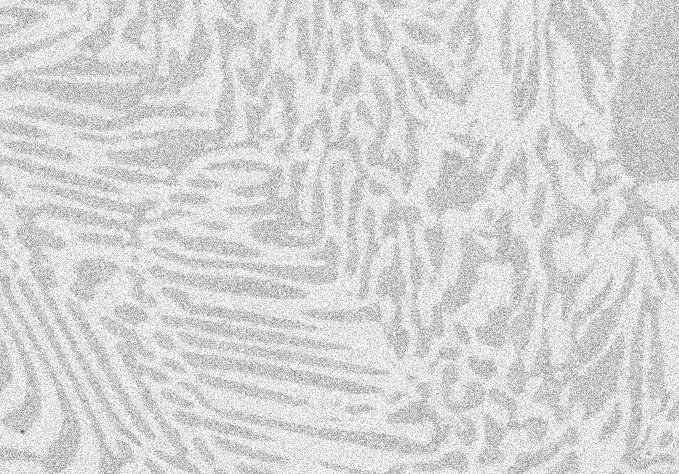
#> input picture Random Walker Segmentation in Python/Alloy_noisy.jpg, 679 x 474 px
$ python 'Random Walker.py'
#> lines starting #> are read from the running program, lines starting #| are printed output that depends on the picture; after the words box and inside, x2 and y2 are one past the last pixel; in counts of white or black regions, pixels touching at a corner belong together


import matplotlib.pyplot as plt
from skimage import io, img_as_float
import numpy as np


img = img_as_float(io.imread("Alloy_noisy.jpg"))
#> img: shape (474, 679) float64; min 0.247, max 1, mean 0.837

plt.hist(img.flat, bins=100, range=(0, 1))

# Very noisy image so histogram looks horrible. Let us denoise and see if it helps.

from skimage.restoration import denoise_nl_means, estimate_sigma

sigma_est = np.mean(estimate_sigma(img,  channel_axis=-1))
#> sigma_est = 0.0894
denoise_img = denoise_nl_means(img, h=1.15 * sigma_est, fast_mode=True,
                               patch_size=5, patch_distance=3)

#plt.hist(denoise_img.flat, bins=100, range=(0, 1))
#Much better histogram and now we can see two separate peaks.
#Still close enough so cannot use histogram based segmentation.
#Let us see if we can get any better by some preprocessing.
#Let's try histogram equalization


from skimage import exposure   #Contains functions for hist. equalization

eq_img = exposure.equalize_hist(denoise_img)
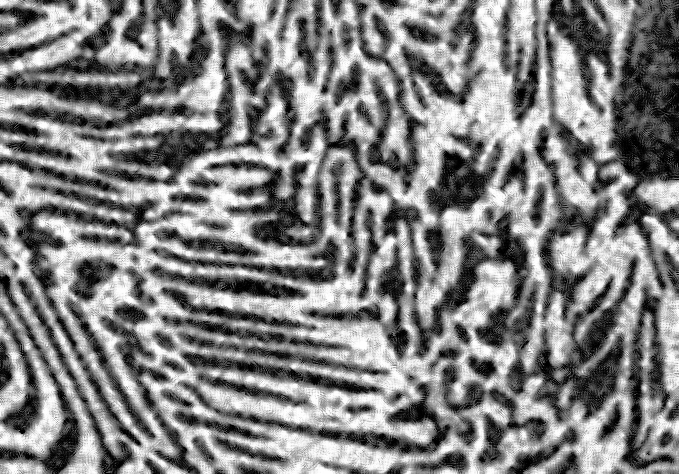
#> eq_img: shape (474, 679) float64; min 3.11e-06, max 1, mean 0.508
eq_img = exposure.equalize_adapthist(denoise_img)
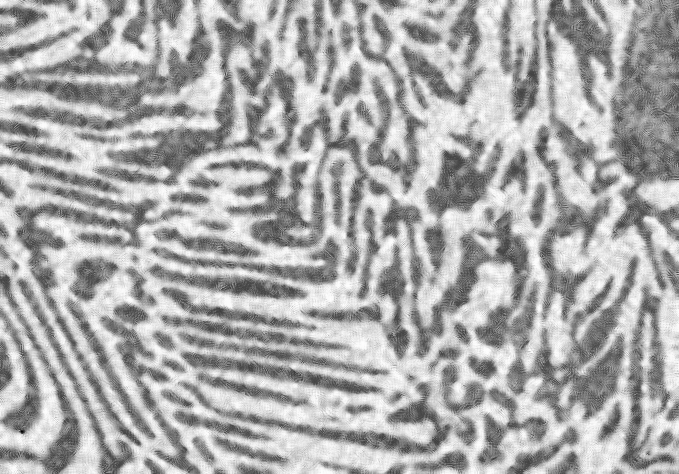
#> eq_img: shape (474, 679) float64; min 0, max 1, mean 0.673
#plt.imshow(eq_img, cmap='gray')
#plt.hist(denoise_img.flat, bins=100, range=(0., 1))

#Not any better. Let us stretch the hoistogram between 0.7 and 0.95

# The range of the binary image spans over (0, 1).
# For markers, let us include all between each peak.
markers = np.zeros(img.shape, dtype=np.uint)

markers[(eq_img < 0.8) & (eq_img > 0.7)] = 1
markers[(eq_img > 0.85) & (eq_img < 0.99)] = 2

from skimage.segmentation import random_walker

labels = random_walker(eq_img, markers, beta=10, mode='bf')
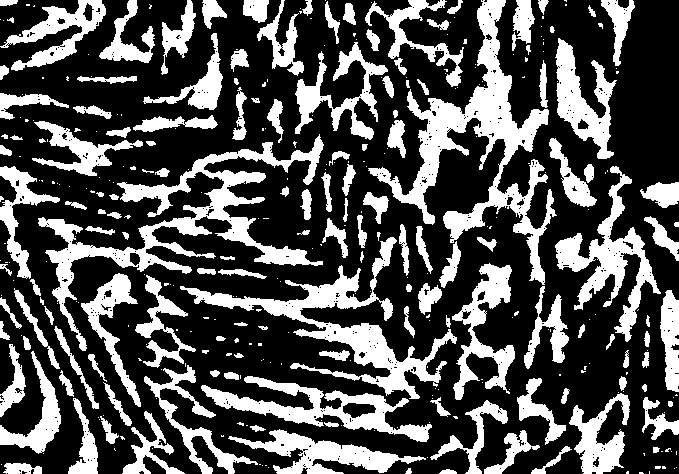
#> labels: shape (474, 679) uint64; values 1 (black) and 2 (white), 31.7% white; 370 white regions (223 under 20 px), largest, box (x1, y1, x2, y2) and area: (368, 0, 557, 285) 11452, (38, 134, 324, 351) 9752, (180, 237, 457, 399) 7798
plt.imsave("markers.jpg", markers)
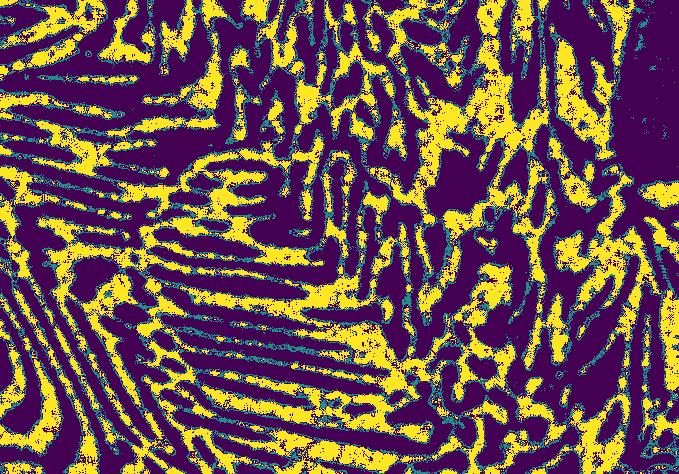
#> saved as markers.jpg: shape (474, 679, 3); mean R, G, B 110.5, 79.5, 80.2
segm1 = (labels == 1)
segm2 = (labels == 2)
all_segments = np.zeros((eq_img.shape[0], eq_img.shape[1], 3)) #nothing but denoise img size but blank

all_segments[segm1] = (1,0,0)
all_segments[segm2] = (0,1,0)

#plt.imshow(all_segments)

from scipy import ndimage as nd

segm1_closed = nd.binary_closing(segm1, np.ones((3,3)))
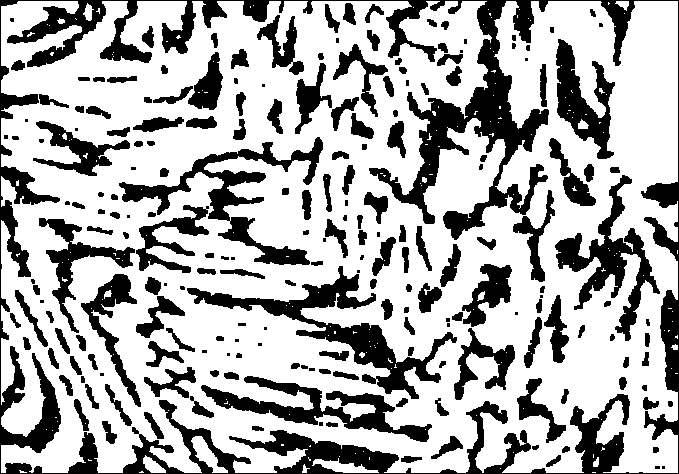
#> segm1_closed: shape (474, 679) bool; 69.2% white; 210 black regions (39 under 20 px), largest, box (x1, y1, x2, y2) and area: (0, 0, 679, 474) 38101, (187, 266, 457, 399) 6474, (119, 137, 323, 265) 5273
segm2_closed = nd.binary_closing(segm2, np.ones((3,3)))
#> segm2_closed: shape (474, 679) bool; 32.5% white; 218 white regions (103 under 20 px), largest, box (x1, y1, x2, y2) and area: (180, 224, 515, 442) 16200, (368, 1, 569, 369) 14377, (38, 134, 324, 351) 10150

all_segments_cleaned = np.zeros((eq_img.shape[0], eq_img.shape[1], 3))

all_segments_cleaned[segm1_closed] = (1,0,0)
all_segments_cleaned[segm2_closed] = (0,1,0)

plt.imshow(all_segments_cleaned)
plt.imsave("random_walker.jpg", all_segments_cleaned)
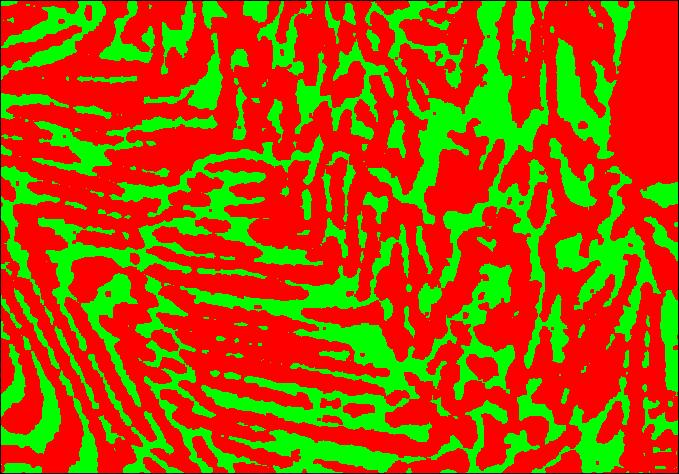
#> saved as random_walker.jpg: shape (474, 679, 3); mean R, G, B 167.1, 84.6, 5.1
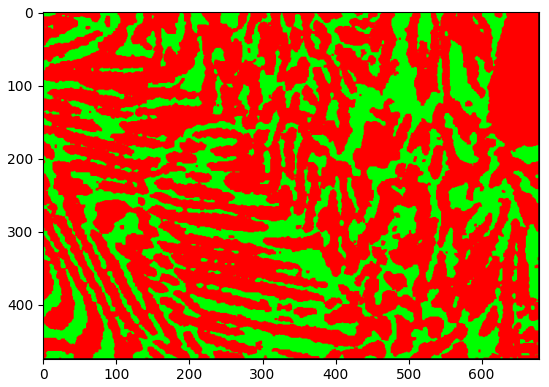
#> figure drawn by matplotlib, 1 panel
